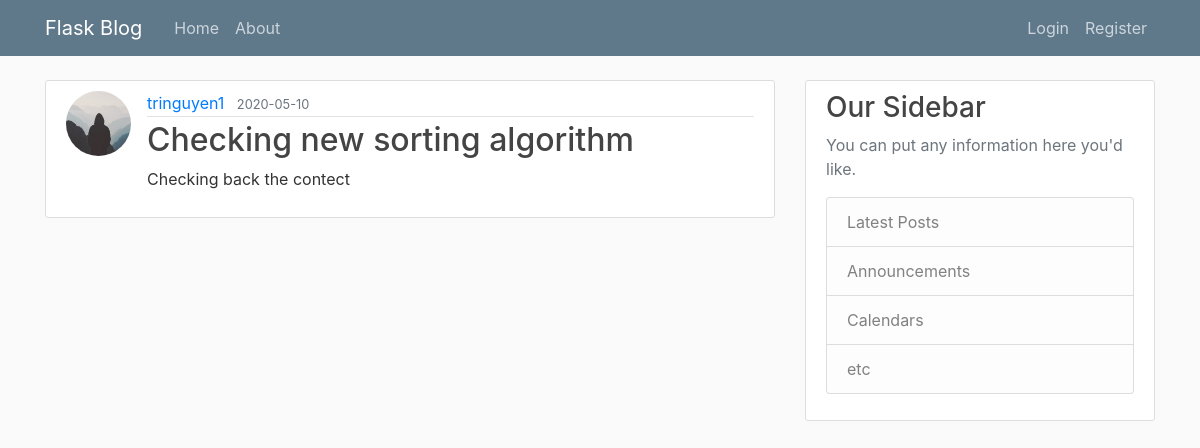
/post/15, run on the app's committed database.
### flaskblog/models.py (models this page shows, shortened)
class User(db.Model,UserMixin):
    id = db.Column(db.Integer, primary_key=True)
    username = db.Column(db.String(20), unique = True, nullable=False)
    email = db.Column(db.String(120), unique=True, nullable=False)
    image_file = db.Column(db.String(20), nullable=False, default='default.jpg')
    password = db.Column(db.String(60), nullable=False)
    posts = db.relationship('Post',backref='author',lazy=True)

class Post(db.Model):
    id = db.Column(db.Integer,primary_key=True)
    title = db.Column(db.String(100),nullable=False)
    date_posted = db.Column(db.DateTime, nullable=False,default = datetime.utcnow)
    content = db.Column(db.Text, nullable = False)
    user_id = db.Column(db.Integer, db.ForeignKey('user.id'),nullable=False)

### flaskblog/posts/routes.py (the view)
@posts.route("/post/<int:post_id>")
def post(post_id):
    post = Post.query.get_or_404(post_id)
    return render_template('post.html', title=post.title, post=post)

### flaskblog/templates/post.html (shortened to what this page needs)
{% extends "layout.html"%}
{% block content%}
        <article class="media content-section">
            <img class = "rounded-circle article-img" src="{{ url_for('static',filename='profile_pics/' + post.author.image_file) }} ">
          <div class="media-body">
            <div class="article-metadata">
              <a class="mr-2" href="{{ url_for('users.user_posts',username=post.author.username) }}">{{ post.author.username }}</a>
              <small class="text-muted">{{ post.date_posted.strftime('%Y-%m-%d') }}</small>
            </div>
            <h2 class="article-title" href="#">{{ post.title }}</h2>
            <p class="article-content">{{ post.content }}</p>
          </div>
        </article>
{% endblock content%}

### flaskblog/static/main.css (style rules this page uses)
body { background: #fafafa; color: #333333; margin-top: 5rem; }
h1, h2, h3, h4, h5, h6 { color: #444444; }
.content-section { background: #ffffff; padding: 10px 20px; border: 1px solid #dddddd; border-radius: 3px; margin-bottom: 20px; }
.article-title { color: #444444; }
.article-content { white-space: pre-line; }
.article-img { height: 65px; width: 65px; margin-right: 16px; }
.article-metadata { padding-bottom: 1px; margin-bottom: 4px; border-bottom: 1px solid #e3e3e3 }

### data on the page
User: image_file (placeholder picture), author.username "tringuyen1"
Post: date_posted "2020-05-10", title "Checking new sorting algorithm", content "Checking back the contect"
